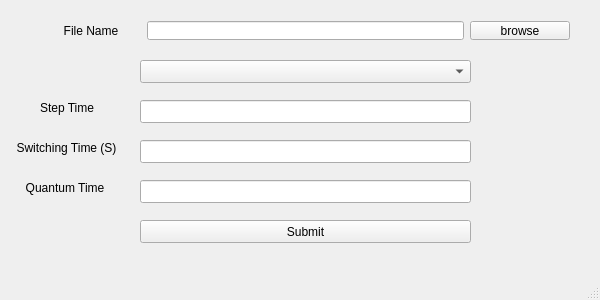
<?xml version="1.0" encoding="UTF-8"?>
<ui version="4.0">
 <class>MainWindow</class>
 <widget class="QMainWindow" name="MainWindow">
  <property name="geometry">
   <rect>
    <x>0</x>
    <y>0</y>
    <width>600</width>
    <height>300</height>
   </rect>
  </property>
  <property name="minimumSize">
   <size>
    <width>581</width>
    <height>0</height>
   </size>
  </property>
  <property name="maximumSize">
   <size>
    <width>600</width>
    <height>300</height>
   </size>
  </property>
  <property name="windowTitle">
   <string>Scheduler</string>
  </property>
  <widget class="QWidget" name="centralWidget">
   <widget class="QWidget" name="horizontalLayoutWidget">
    <property name="geometry">
     <rect>
      <x>30</x>
      <y>10</y>
      <width>551</width>
      <height>41</height>
     </rect>
    </property>
    <layout class="QHBoxLayout" name="horizontalLayout">
     <item>
      <widget class="QLabel" name="file_label">
       <property name="maximumSize">
        <size>
         <width>100</width>
         <height>16777215</height>
        </size>
       </property>
       <property name="text">
        <string>File Name</string>
       </property>
       <property name="alignment">
        <set>Qt::AlignCenter</set>
       </property>
      </widget>
     </item>
     <item>
      <widget class="QLineEdit" name="file_input">
       <property name="sizePolicy">
        <sizepolicy hsizetype="Minimum" vsizetype="Fixed">
         <horstretch>0</horstretch>
         <verstretch>0</verstretch>
        </sizepolicy>
       </property>
       <property name="minimumSize">
        <size>
         <width>200</width>
         <height>0</height>
        </size>
       </property>
       <property name="maximumSize">
        <size>
         <width>524</width>
         <height>16777215</height>
        </size>
       </property>
      </widget>
     </item>
     <item>
      <widget class="QPushButton" name="browse_btn">
       <property name="maximumSize">
        <size>
         <width>100</width>
         <height>16777215</height>
        </size>
       </property>
       <property name="text">
        <string>browse</string>
       </property>
      </widget>
     </item>
    </layout>
   </widget>
   <widget class="QComboBox" name="algorithms_combo">
    <property name="geometry">
     <rect>
      <x>140</x>
      <y>60</y>
      <width>331</width>
      <height>23</height>
     </rect>
    </property>
   </widget>
   <widget class="QPushButton" name="submit_btn">
    <property name="geometry">
     <rect>
      <x>140</x>
      <y>220</y>
      <width>331</width>
      <height>23</height>
     </rect>
    </property>
    <property name="text">
     <string>Submit</string>
    </property>
   </widget>
   <widget class="QLabel" name="s_label">
    <property name="geometry">
     <rect>
      <x>10</x>
      <y>140</y>
      <width>113</width>
      <height>16</height>
     </rect>
    </property>
    <property name="text">
     <string>Switching Time (S)</string>
    </property>
    <property name="alignment">
     <set>Qt::AlignCenter</set>
    </property>
    <property name="wordWrap">
     <bool>true</bool>
    </property>
   </widget>
   <widget class="QLineEdit" name="s_input">
    <property name="geometry">
     <rect>
      <x>140</x>
      <y>140</y>
      <width>331</width>
      <height>23</height>
     </rect>
    </property>
   </widget>
   <widget class="QLineEdit" name="quantum_input">
    <property name="geometry">
     <rect>
      <x>140</x>
      <y>180</y>
      <width>331</width>
      <height>23</height>
     </rect>
    </property>
    <property name="readOnly">
     <bool>false</bool>
    </property>
   </widget>
   <widget class="QLabel" name="quantum_label">
    <property name="geometry">
     <rect>
      <x>20</x>
      <y>180</y>
      <width>90</width>
      <height>16</height>
     </rect>
    </property>
    <property name="maximumSize">
     <size>
      <width>100</width>
      <height>16777215</height>
     </size>
    </property>
    <property name="text">
     <string>Quantum Time</string>
    </property>
    <property name="alignment">
     <set>Qt::AlignCenter</set>
    </property>
   </widget>
   <widget class="QLineEdit" name="step_time_input">
    <property name="geometry">
     <rect>
      <x>140</x>
      <y>100</y>
      <width>331</width>
      <height>23</height>
     </rect>
    </property>
   </widget>
   <widget class="QLabel" name="step_time_label">
    <property name="geometry">
     <rect>
      <x>40</x>
      <y>100</y>
      <width>59</width>
      <height>15</height>
     </rect>
    </property>
    <property name="text">
     <string>Step Time</string>
    </property>
   </widget>
  </widget>
  <widget class="QMenuBar" name="menuBar">
   <property name="geometry">
    <rect>
     <x>0</x>
     <y>0</y>
     <width>600</width>
     <height>22</height>
    </rect>
   </property>
  </widget>
  <widget class="QStatusBar" name="statusBar"/>
 </widget>
 <layoutdefault spacing="6" margin="11"/>
 <resources/>
 <connections/>
</ui>
